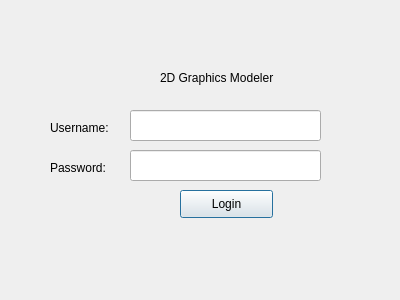
<?xml version="1.0" encoding="UTF-8"?>
<ui version="4.0">
 <class>Login</class>
 <widget class="QDialog" name="Login">
  <property name="windowModality">
   <enum>Qt::WindowModal</enum>
  </property>
  <property name="geometry">
   <rect>
    <x>0</x>
    <y>0</y>
    <width>400</width>
    <height>300</height>
   </rect>
  </property>
  <property name="windowTitle">
   <string>2D Graphics Login</string>
  </property>
  <property name="modal">
   <bool>true</bool>
  </property>
  <widget class="QLabel" name="userLabel">
   <property name="geometry">
    <rect>
     <x>50</x>
     <y>120</y>
     <width>71</width>
     <height>16</height>
    </rect>
   </property>
   <property name="text">
    <string>Username:</string>
   </property>
  </widget>
  <widget class="QLabel" name="passwordLabel">
   <property name="geometry">
    <rect>
     <x>50</x>
     <y>160</y>
     <width>61</width>
     <height>16</height>
    </rect>
   </property>
   <property name="text">
    <string>Password:</string>
   </property>
  </widget>
  <widget class="QPushButton" name="loginButton">
   <property name="geometry">
    <rect>
     <x>180</x>
     <y>190</y>
     <width>93</width>
     <height>28</height>
    </rect>
   </property>
   <property name="text">
    <string>Login</string>
   </property>
  </widget>
  <widget class="QLabel" name="titleLabel">
   <property name="geometry">
    <rect>
     <x>160</x>
     <y>70</y>
     <width>131</width>
     <height>16</height>
    </rect>
   </property>
   <property name="text">
    <string>2D Graphics Modeler</string>
   </property>
   <property name="scaledContents">
    <bool>false</bool>
   </property>
  </widget>
  <widget class="QLabel" name="label">
   <property name="geometry">
    <rect>
     <x>130</x>
     <y>230</y>
     <width>211</width>
     <height>20</height>
    </rect>
   </property>
   <property name="text">
    <string/>
   </property>
  </widget>
  <widget class="QLineEdit" name="userEdit">
   <property name="geometry">
    <rect>
     <x>130</x>
     <y>110</y>
     <width>191</width>
     <height>31</height>
    </rect>
   </property>
  </widget>
  <widget class="QLineEdit" name="passwordEdit">
   <property name="geometry">
    <rect>
     <x>130</x>
     <y>150</y>
     <width>191</width>
     <height>31</height>
    </rect>
   </property>
   <property name="echoMode">
    <enum>QLineEdit::Password</enum>
   </property>
  </widget>
 </widget>
 <resources/>
 <connections/>
</ui>
